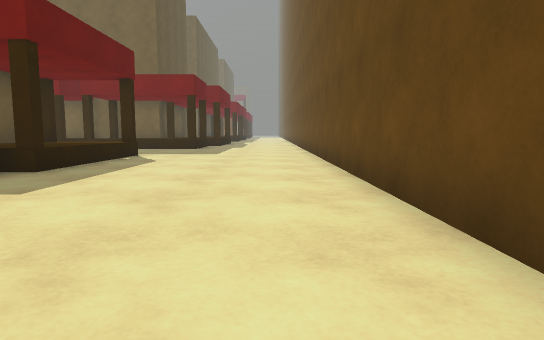
[1] (above)

22 first-person views from a walk through a Unity game level. The camera is 0.68 m above the floor, tilts 6° down and sees 75° across. The floor is counted in squares, 1 m on a side. Each view is taken from the middle of a square. On the plan, view 1 faces up. The plan holds only what a view shows up to about 10 squares ahead; the rest is blank. The place goes on beyond the plan. Surface patterns are stand-ins for the level's own textures.

[2]
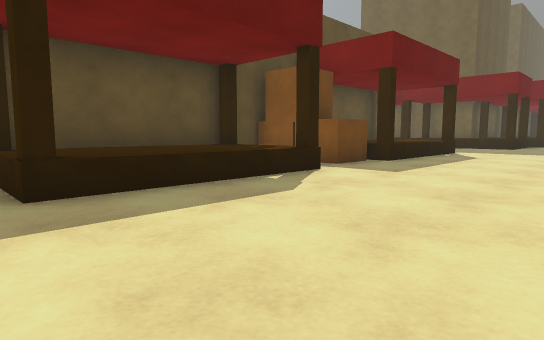

[3]
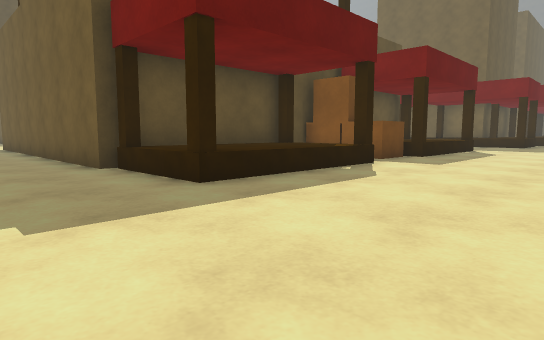

[4]
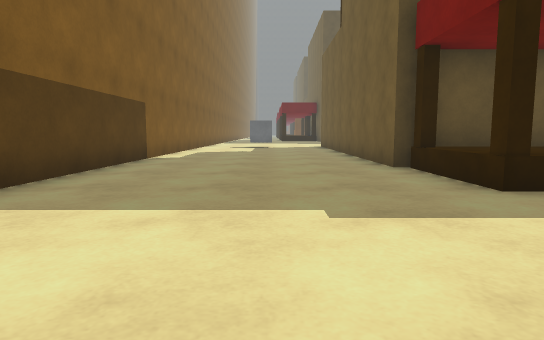

[5]
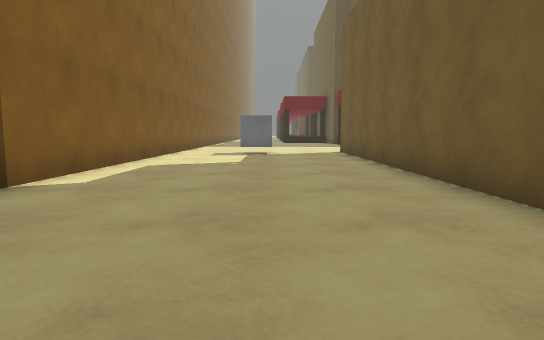

[6]
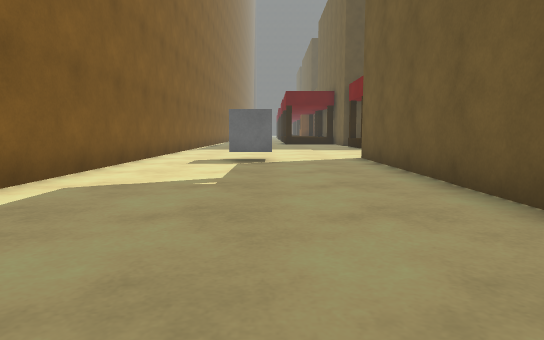

[7]
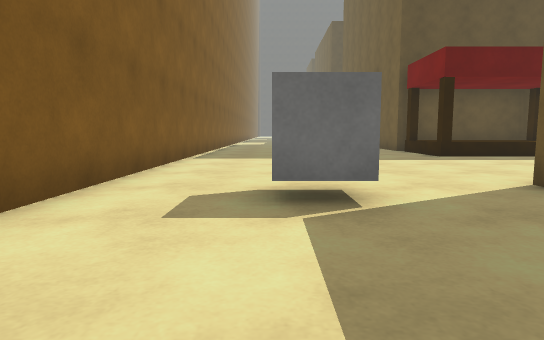

[8]
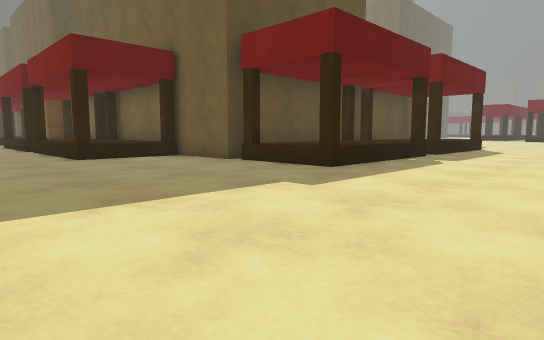

[9]
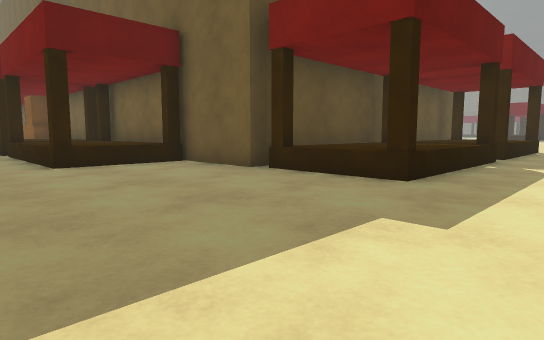

[10]
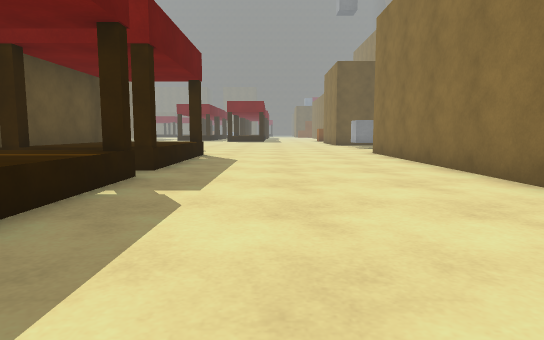

[11]
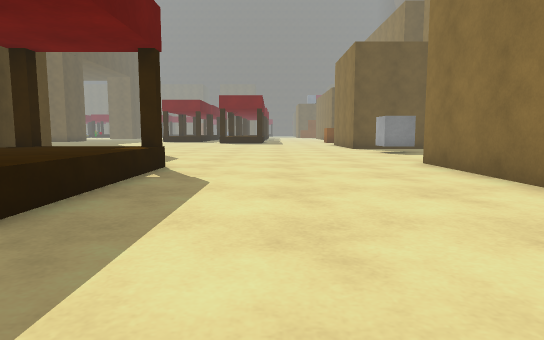

[12]
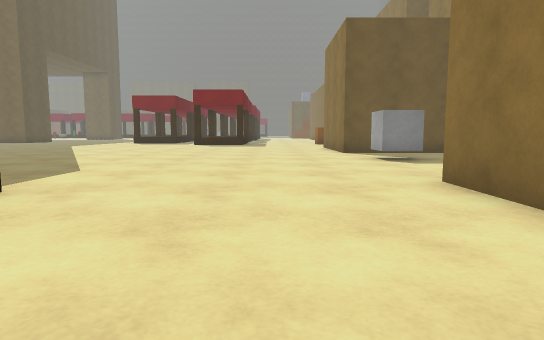

[13]
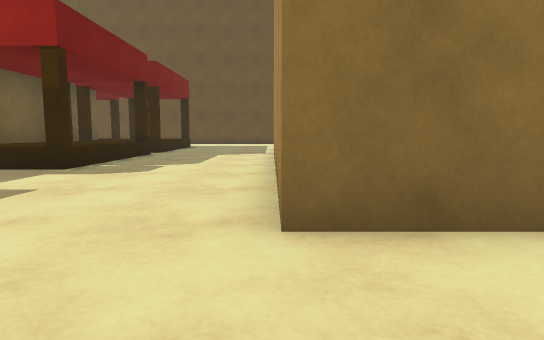

[14]
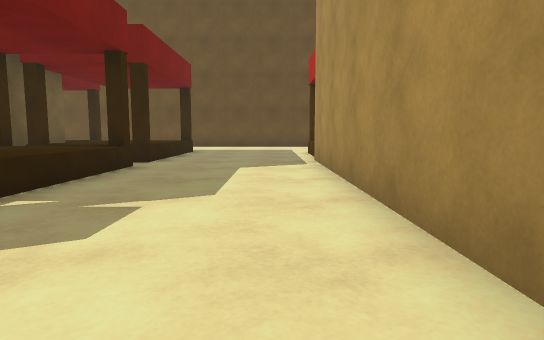

[15]
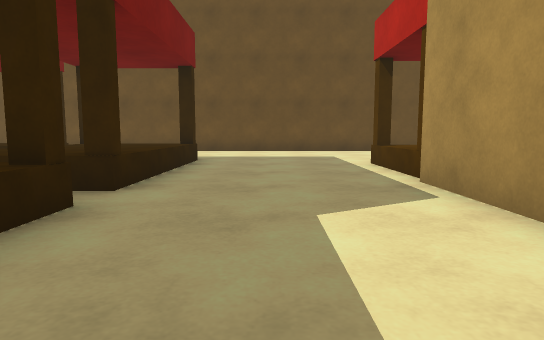

[16]
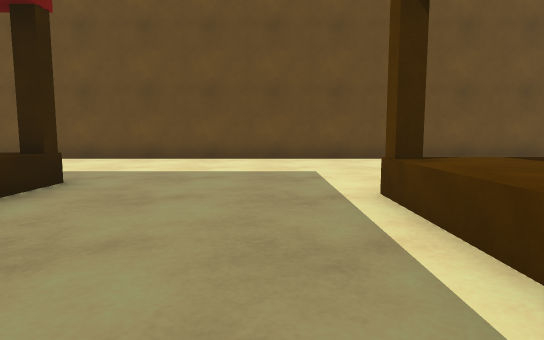

[17]
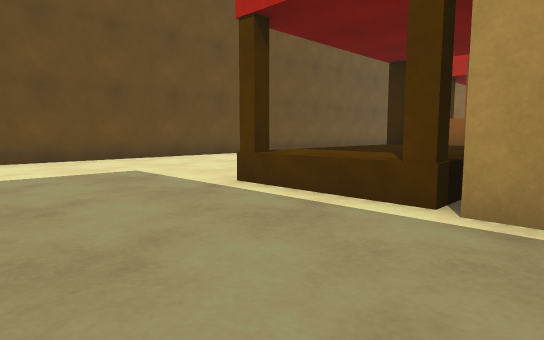

[18]
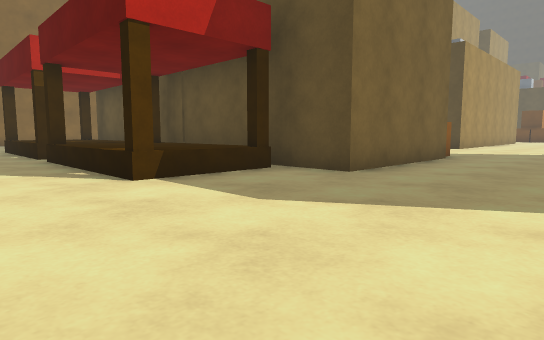

[19]
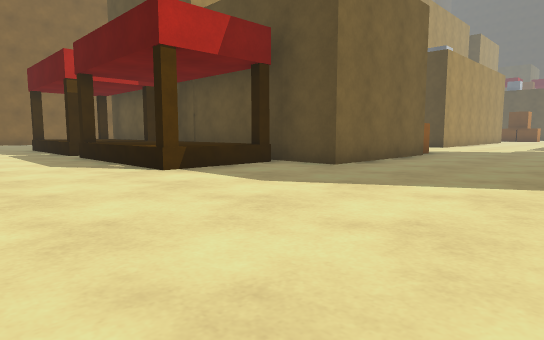

[20]
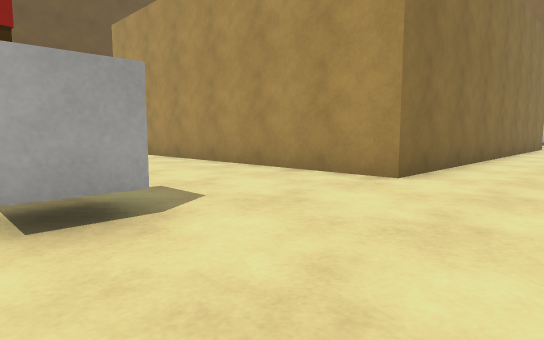

[21]
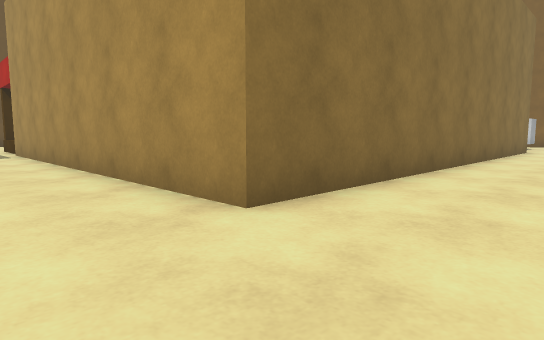

[22]
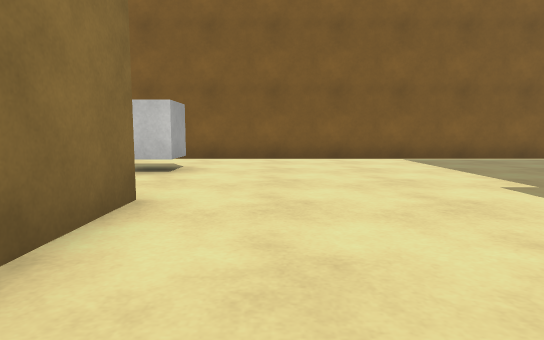

### Floor plan
Key: @ floor where view 1 was taken; # wall or solid block; . floor; S stall; H house; C cube.
Columns run from 31 left of view 1 to 2 right of it. Each row starts with its distance up from view 1.
 16     ............ .SSSSSSSSSSS....#
 15  .............C...SSSSSSSSSSS....#
 14 .................................#
 13 .................................#
 12 .................................#
 11 HHH H.........HHHHHHHHHHSSSS.....#
 10      SSSS.....H         SSSS.....#
  9      SSSS.....H         SSSS.....#
  8      SSSS.....H          SSS.....#
  7      SSSS.....H          SSS.....#
  6      SSSS.....H          SSS.....#
  5         ......H         HHH......#
  4      SSSS.....H         H........#
  3      SSSS.....H         SSSS.....#
  2      SSSS.....H         SSSS.....#
  1      SSSS.....H         SSSS.....
  0  SSHHSSSS.....H         SSSS...@
 -1 SSS...........HHHHHHHHHHSSSS....
 -2 SSS.............................
 -3 SSS.............................
 -4 ..............C.................
 -5   ............C................
 -6       ........................
 -7      ........................
 -8      #######################

Positions as (right, up) in squares from view 1, and headings:
1: (0, 0), facing up
2: (0, -2), facing up-left
3: (0, -4), facing up-left
4: (0, -4), facing left
5: (-5, -4), facing left
6: (-8, -4), facing left
7: (-13, -5), facing left
8: (-19, -6), facing up-left
9: (-21, -5), facing up-left
10: (-21, -1), facing up
11: (-21, 3), facing up
12: (-20, 6), facing up
13: (-20, 11), facing right
14: (-16, 12), facing right
15: (-12, 13), facing right
16: (-8, 12), facing right
17: (-8, 14), facing down-right
18: (-21, 15), facing down-left
19: (-20, 16), facing down-left
20: (-20, 16), facing down-right
21: (-20, 13), facing down-right
22: (-19, 2), facing down
